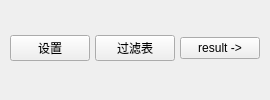
           <widget class="QWidget" name="menu" native="true">
            <layout class="QHBoxLayout" name="horizontalLayout_2">
             <property name="spacing">
              <number>5</number>
             </property>
             <property name="leftMargin">
              <number>10</number>
             </property>
             <property name="topMargin">
              <number>0</number>
             </property>
             <property name="rightMargin">
              <number>10</number>
             </property>
             <property name="bottomMargin">
              <number>3</number>
             </property>
             <item>
              <widget class="QPushButton" name="buttonSetting">
               <property name="text">
                <string>设置</string>
               </property>
              </widget>
             </item>
             <item>
              <widget class="QPushButton" name="buttonFilter">
               <property name="text">
                <string>过滤表</string>
               </property>
              </widget>
             </item>
             <item>
              <widget class="QPushButton" name="buttonresult">
               <property name="text">
                <string>result -&gt;</string>
               </property>
               <property name="grey" stdset="0">
                <bool>true</bool>
               </property>
              </widget>
             </item>
            </layout>
           </widget>
